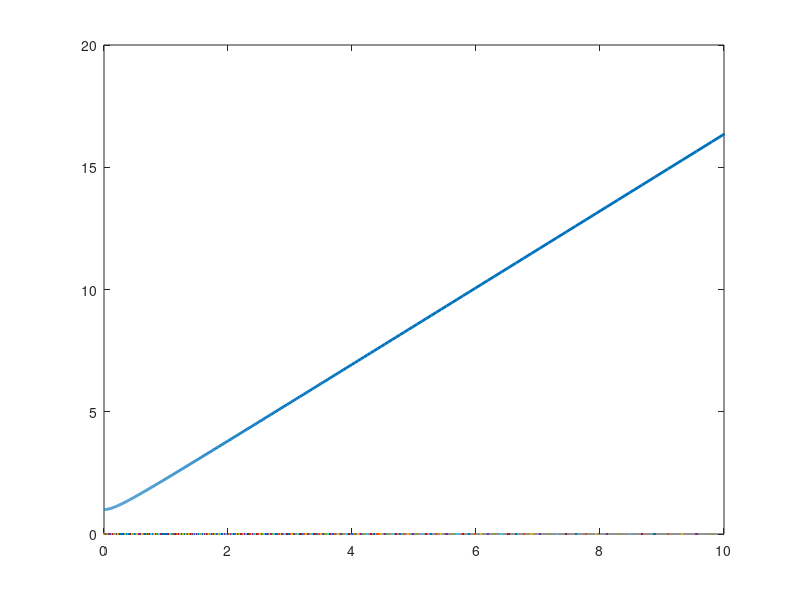

The MATLAB source for this figure:
%Author: Charles Peskin
N = 1000; 
tpmax = 0.99 * pi/2; 
thetaprime = 0:(tpmax/N):tpmax; 
Gstar = 1./cos(thetaprime);
X = tan(thetaprime)./(pi - thetaprime); 
plot(X, 0, X, Gstar, 'linewidth', 2)
xlim([0,10])
ylim([0,20])